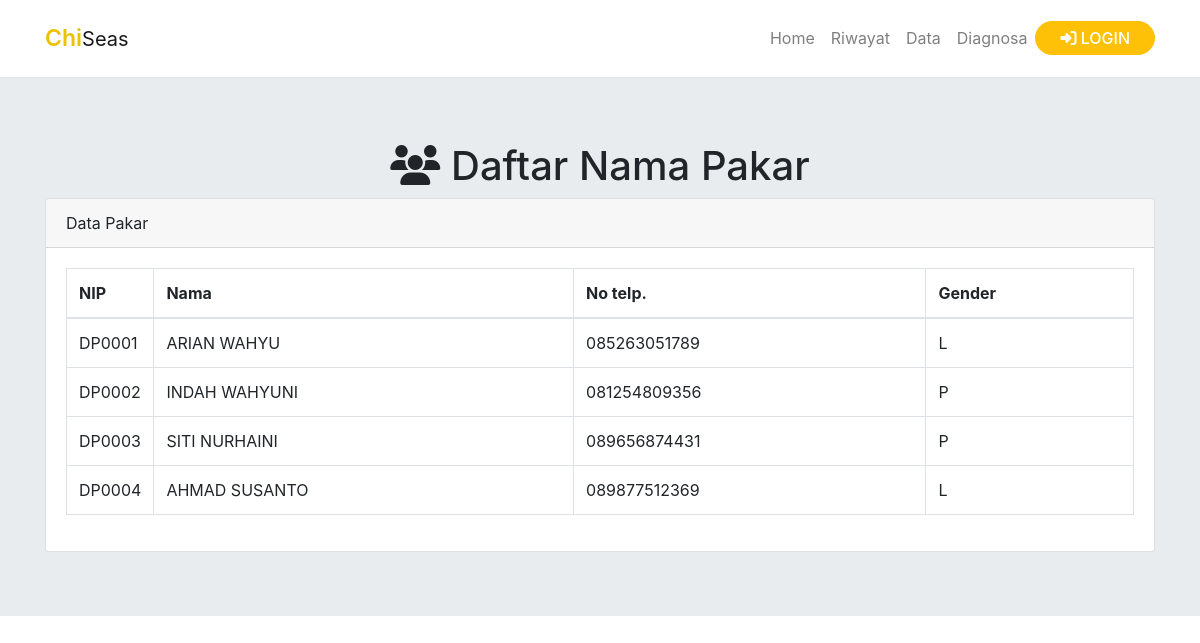
Page /index.php/daftarpakar on the committed database.
### tables this page shows
CREATE TABLE `pakar` (
  `nip` varchar(255) NOT NULL,
  `fullname` varchar(255) NOT NULL,
  `telp` varchar(15) NOT NULL,
  `gender` varchar(10) NOT NULL
);

### application/controllers/DaftarPakar.php (called while the page is built, shortened)
<?php
class DaftarPakar extends CI_Controller
{
    public function __construct()
    {
        $this->db_dp = $this->load->database('dp', TRUE);
    }
    public function index()
    {
        $data['title'] = "Daftar Pakar";
        $data['pakar'] = $this->db_dp->get('pakar')->result_array();
        $this->load->view('templates/header', $data);
        $this->load->view('templates/navbar');
        $this->load->view('daftarpakar');
        $this->load->view('templates/footer');
    }
}

### index.php (called while the page is built, shortened)
<?php
require_once BASEPATH.'core/CodeIgniter.php';

### application/views/daftarpakar.php (the view)
<div class="jumbotron jumbotron-fluid">
    <div class="container">
        <h1 class="text-center my-primary-color"><i class="fas fa-users fa-1x"></i> Daftar Nama Pakar</h1>
    </div>
    <div class="container">
        <section id="namaPakar">
            <div class="card ">
                <div class="card-header">
                    Data Pakar
                </div>
                <div class="card-body">
                    <table class="table table-bordered table-hover">
                        <thead>
                            <tr>
                                <th scope="col" class="font-weight-bold" style="width: 21px;" id="no-sorting" class="font-weight-bold">NIP</th>
                                <th scope="col" class="font-weight-bold">Nama</th>
                                <th scope="col" class="font-weight-bold">No telp.</th>
                                <th scope="col" class="font-weight-bold">Gender</th>
                            </tr>
                        </thead>
                        <tbody>
                            <?php foreach ($pakar as $i => $pakars) : ?>
                                <tr>
                                    <td><?= $pakars['nip'] ?></td>
                                    <td><?= $pakars['fullname'] ?></td>
                                    <td><?= $pakars['telp'] ?></td>
                                    <td><?= $pakars['gender'] ?></td>
                                </tr>
                            <?php endforeach; ?>
                        </tbody>
                    </table>
                </div>
            </div>
        </section>
    </div>
</div>

### rows in the picture
pakar: nip "DP0001", fullname "ARIAN WAHYU", telp "085263051789", gender "L"
pakar: nip "DP0002", fullname "INDAH WAHYUNI", telp "081254809356", gender "P"
pakar: nip "DP0003", fullname "SITI NURHAINI", telp "089656874431", gender "P"
pakar: nip "DP0004", fullname "AHMAD SUSANTO", telp "089877512369", gender "L"
